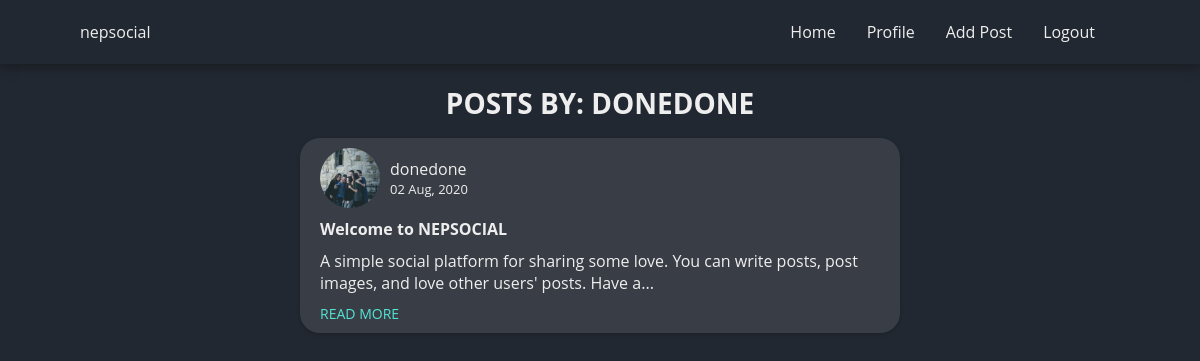
The page /profile/donedone (signed in) on the database its author committed.
### blog/models.py (models this page shows, shortened)
class User(db.Model, UserMixin):
    __searchable__ = ['username']
    id = db.Column(db.Integer, primary_key=True)
    username = db.Column(db.String(12), unique=True, nullable=False)
    email = db.Column(db.String(120), unique=True, nullable=False)
    password = db.Column(db.String(36), nullable=False)
    profile_image = db.Column(db.String(60), default='default.jpg')
    confirmed = db.Column(db.Boolean, default=False)
    posts = db.relationship('Post', backref='author', lazy=True)
    liked = db.relationship('PostLike',
                            foreign_keys='PostLike.user_id',
                            backref='user',
                            lazy='dynamic')

class Post(db.Model):
    __searchable__ = ['title', 'content']
    id = db.Column(db.Integer, primary_key=True)
    date_posted = db.Column(db.DateTime, default=datetime.utcnow)
    title = db.Column(db.String(90), nullable=True, default='')
    content = db.Column(db.String(3000), nullable=False)
    image_file = db.Column(db.String(60))
    category = db.Column(db.String(20), default='Public')
    user_id = db.Column(db.Integer(), db.ForeignKey('user.id'), nullable=False)
    likes = db.relationship('PostLike', backref='post', lazy='dynamic')

### blog/users/routes.py (the view)
@users.route('/profile/<string:username>', methods=['GET', 'POST'])
@login_required
def user_posts(username):
    page = request.args.get('page', 1, type=int)
    user = User.query.filter_by(username=username).first_or_404()
    posts = Post.query.filter_by(author=user).order_by(
        Post.date_posted.desc()).paginate(page=page, per_page=10)
    return render_template('user_posts.html',
                           posts=posts,
                           user=user,
                           )

### blog/models.py (called while the page is built)
@login_manager.user_loader
def load_user(user_id):
    return User.query.get(int(user_id))

### blog/templates/user_posts.html (shortened to what this page needs)
{% extends "base.html" %}
{% block content %}
<section class="newsfeed">
  <h2 class="userposts_title">Posts by: {{ user.username }}</h2>
  <div class="feed">
    <ul class="posts">
      {% for post in posts.items %}
        {% if post.category == 'Public' %}
          <li class="posts__item">
            <div class="p-top">
              <div class="author-img-cont">
                <img class="p__author-img" src="{{ url_for('static',filename='profile_pics/' +post.author.profile_image) }}" alt="{{ post.author.username }}">
              </div>
              <div class="p-top-detail">
                <p><a class="p__author" href="{{ url_for('users.user_posts', username = post.author.username)}}">{{ post.author.username}}</a></p>
                <p class="p__dateposted"> <span>{{ post.date_posted.strftime("%d %b, %Y") }} </span>
              </div>
            </div>
            <div class="p-btm">
              <p class="p__title">{{ post.title }}</p>
              <a href="{{ url_for('posts.post', id = post.id)}}" class="p__content">{{ post.content | striptags | truncate(125, killwords=False, end='...')}}</a>
              <br>
              <a href="{{ url_for('posts.post', id = post.id)}}" class="p__readmore">READ MORE</a>
            </div>
          </li>
        {% endif %}
      {% endfor %}
    </ul>
  </div>
  </div>
{% endblock content %}

### blog/static/styles/style.css (style rules this page uses)
* { margin: 0; padding: 0; box-sizing: border-box; }
html { --main-bg: #222831; --pri-text: #eeeeee; --sec-text: #53e3d2; --accent: #53e3d2; --accent-soft: #34a497; --neutral: #393e46; --danger: #fd3b3b; --info: #346dc2; --warning: #a89527; --success: #41a53e; background-color: var(--main-bg); font-size: 10px; font-family: "Open Sans"; overflow-x: hidden; }
li { list-style: none; }
a { text-decoration: none; }
p, article, a { font-size: 1.6rem; }
h2 { font-size: 2.6rem; }
body { color: var(--pri-text); overflow-x: hidden; }
body a { color: var(--pri-text); }
@media only screen and (min-width: 1000px) { p, article, a { font-size: 1.6rem; } }
@media only screen and (min-width: 1000px) { h2 { font-size: 2.8rem; } }
.userposts_title { text-align: center; text-transform: uppercase; margin-bottom: 1.6rem; }
.newsfeed { margin: 2rem 0; }
.posts { max-width: 600px; margin: 0 auto; }
.posts__item { background-color: var(--neutral); margin-bottom: 2.6rem; padding: 1rem 2rem; border-radius: 2rem; box-shadow: 0px 1px 4px 0px rgba(0,0,0,0.2); }
.p-top { display: flex; align-items: center; }
.author-img-cont { height: 6rem; width: 6rem; border-radius: 50%; overflow: hidden; display: flex; align-items: center; justify-content: center; }
.p__author-img { height: 6rem; width: 6rem; object-fit: cover; }
.p-top-detail { margin-left: 1rem; }
.p__dateposted { font-size: 1.3rem; }
.p-btm { margin-top: 1rem; }
.p__title { font-weight: bold; }
.p__content { font-weight: 400; margin: 1rem 0; display: inline-block; }
.p__readmore { font-size: 1.4rem; color: var(--sec-text); }

### rows shown on the page
User: username "DONEDONE"
Post: profile_image (picture), author.username "donedone", date_posted "02 Aug, 2020", title "Welcome to NEPSOCIAL", content "A simple social platform for sharing some love. You can write posts, post images, and love other users' posts. Have a..."
